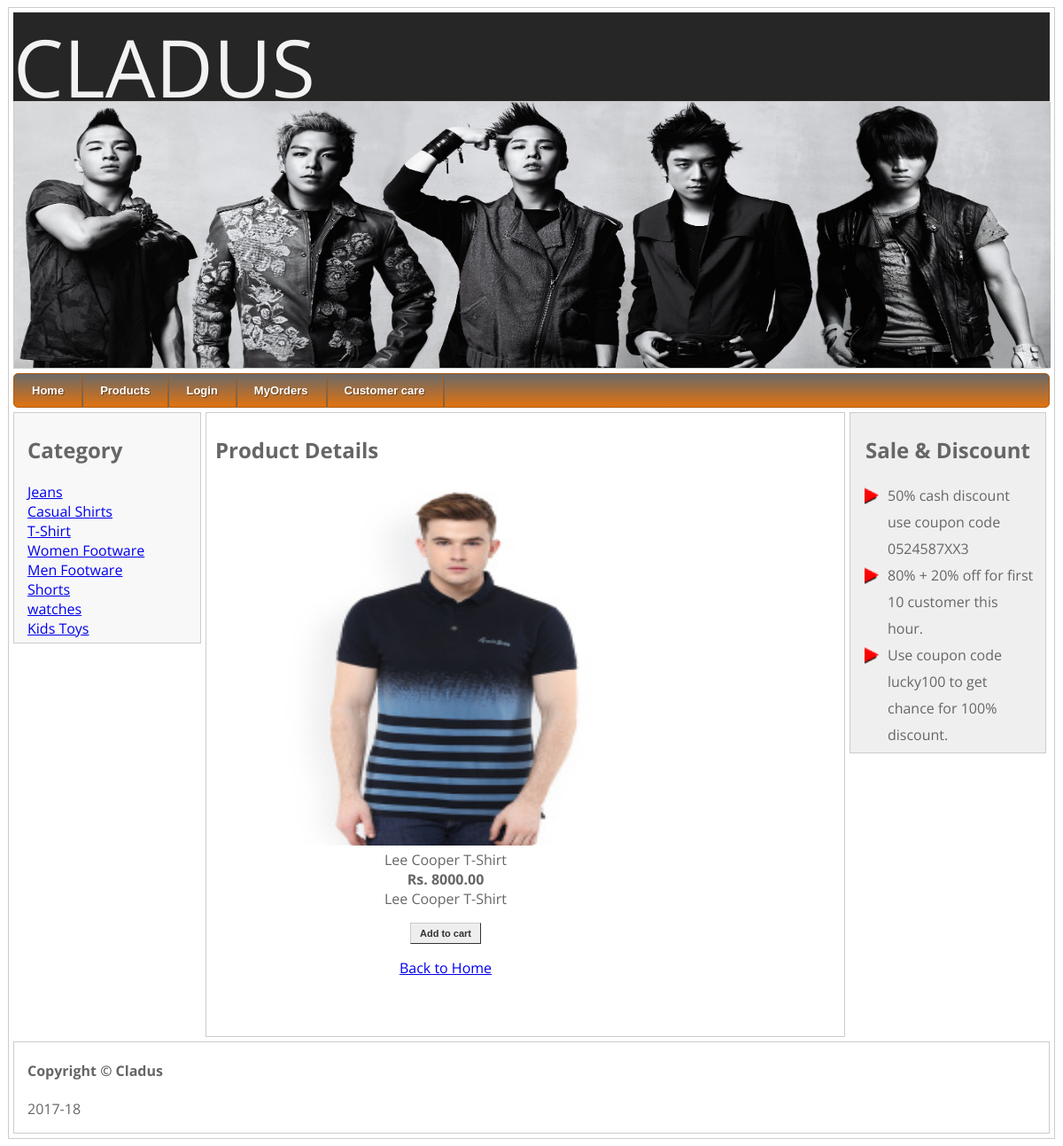
/showdetails.php?itemno=4, run on the app's committed database.
### tables this page shows
CREATE TABLE IF NOT EXISTS `category` (
  `categoryid` int(11) NOT NULL AUTO_INCREMENT,
  `categoryname` varchar(200) NOT NULL,
  PRIMARY KEY (`categoryid`)
);

CREATE TABLE IF NOT EXISTS `products` (
  `itemno` int(11) NOT NULL,
  `itemname` varchar(400) NOT NULL,
  `description` varchar(500) NOT NULL,
  `price` int(11) NOT NULL,
  `qty` int(11) NOT NULL,
  `category` varchar(200) NOT NULL,
  `image` varchar(300) NOT NULL,
  PRIMARY KEY (`itemno`)
);

### showdetails.php (the view, shortened to what this page needs)
<?php
	require_once("master_header.php");
	?>
		<h2>Product Details </h2>
<?php
	if(isset($_GET["itemno"]))
	{
	$itemno=$_GET["itemno"];
	$q="select * from products where itemno='".$itemno."'";
	$r=mysql_query($q);
				while($f=mysql_fetch_array($r))
				{
					echo "<div id='items' style='height:600px; width:500px; border:0; margin:5px;padding:5px; position:relative; float:left; text-align:center;'>";
					$itemno = $f["itemno"];
					echo "&nbsp;&nbsp;&nbsp;&nbsp;&nbsp;<a href='showdetails.php?itemno=$itemno'><img src='uploadedfiles\\$f[image]' height=400 width=400></a>";
					echo "<br>".$f["itemname"]."<br><b><div id='container' class = 'rupee'><span>Rs.</span> ".$f["price"].".00</div></b>";
					echo $f["description"]."<br><br>";
					echo "<a class ='button' href='addtocart.php?itemno=$itemno'>Add to cart </a>";
					echo "<br><br><a href ='index.php'>Back to Home</a>";
					echo "</div>";
	}
	}
?>
	<?php
	require_once("master_footer.php");
	?>

### master_header.php (shortened to what this page needs)
<!DOCTYPE HTML PUBLIC "-//W3C//DTD HTML 4.0 Transitional//EN">
<HTML>
<HEAD>
<link rel="stylesheet" type="text/css" href="styles.css">
<link rel="stylesheet" type="text/css" href="menu_assets\styles.css">
	<link rel="stylesheet" type="text/css" href="engine1/style.css" media="screen" />
</HEAD>
<BODY>
<div id="pagewrap">
     <div class="header_wrapper">
                <div class="logo">
                    <span>CLADUS</span>
                </div>
                <div class="tagline">
                    <span>where fashion lies</span>
                </div>
        </div>
	<header>
		 <IMG SRC="img/img1.jpg" WIDTH="1170" HEIGHT="300" BORDER=0 ALT="">
	</header>
	<div id="menu">
	<div id='cssmenu'>
		<ul>
		   <li>
		   <?php
		   if(isset($_SESSION["utype"]))
		   {
			   if($_SESSION["utype"]=='U')
			   {
			   ?>
			 <a href="index.php"><span><?php echo $_SESSION["cname"];?>'s Home</span></a>
				   <?php
			   }
			   else if($_SESSION["utype"]=='A')
			   {
				?>
			 <a href="adminhome.php"><span>Admin Home</span></a>
				   <?php
			   }
		   }
		   else
		   {
			?>
		    <a href="index.php"><span>Home</span></a>
				<?php
		   }
			?>
		   </li>
		   <li><a href="index.php"><span>Products</span></a></li>
		   <li>
		   <?php
		   if(isset($_SESSION["uname"]))
		   {
			   ?>
			<a href="logout.php"><span>Logout</span>
				   <?php
		   }
		   else
		   {
			?>
		   <a href="login.php"><span>Login</span>
				<?php
		   }
			?>
		   </a></li>
		   <li><a href="cart.php"><span>MyOrders</span></a></li>
		     <li class='has_sub'><a href="customarcare.php"><span>Customer care</span></a>
			 </li>
		</ul>
		</div>
	</div>
	<section id="content">
		<h2>Category </h2>
		<?php
		$q="select * from category";
				$r=mysql_query($q);
				while($f=mysql_fetch_array($r))
				{
				$categoryname= $f["categoryname"];
				echo "<a href='index.php?categoryname=".$categoryname."'>".$categoryname."</a><br>";
				}
				?>
	</section>
	<section id="middle">

### styles.css (style rules this page uses)
.header_wrapper { background-color: #262626; height: 100px; margin: auto; }
.logo { color: #f2f2f2; font-size: 90; }
.tagline { font-size: 12; color: #f2f2f2; text-transform: lowercase; padding-top: 65; font-family: cursive; }
body { font-family: 'Open Sans', sans-serif; color: #666; }
ul { list-style-type: none; padding: 0; margin: 0; }
#pagewrap { padding: 5px; width: 1170px; margin: 5px auto; }
header { height: 300px; padding: 0 0 0 0; background-image:url("img//header.jpg"); background-size:cover; }
#menu { margin:0 0 5px 0; }
#content { width: 180px; float: left; padding: 5px 15px; }
#middle { width: 700px; float: left; padding: 5px 10px; margin: 0px 5px 5px 5px; }
#content { background: #f8f8f8; }
header, #content, #middle, #sidebar { margin-bottom: 5px; }
#pagewrap, header, #content, #middle, #sidebar, footer { border: solid 1px #ccc; }
.button { font: bold 11px Arial; text-decoration: none; background-color: #EEEEEE; color: #333333; padding: 5px 10px 5px 10px; border-top: 1px solid #CCCCCC; border-right: 1px solid #333333; border-bottom: 1px solid #333333; border-left: 1px solid #CCCCCC; }

### menu_assets/styles.css (style rules this page uses)
#cssmenu { height:37px; display:block; padding:0; margin: 0 auto; border:1px solid; border-radius:5px; }
#cssmenu > ul { list-style:inside none; padding:0; margin:0; }
#cssmenu > ul > li { list-style:inside none; padding:0; margin:0; float:left; display:block; position:relative; }
#cssmenu > ul > li > a { outline:none; display:block; position:relative; padding:12px 20px; font:bold 13px/100% Arial, Helvetica, sans-serif; text-align:center; text-decoration:none; text-shadow:1px 1px 0 rgba(0,0,0, 0.4); }
#cssmenu > ul > li:first-child > a { border-radius:5px 0 0 5px; }
#cssmenu > ul > li > a:after { content:''; position:absolute; border-right:1px solid; top:-1px; bottom:-1px; right:-2px; z-index:99; }
#cssmenu, #cssmenu > ul > li > ul > li a:hover { background:#696969; background:-moz-linear-gradient(top, #696969 0%, #e17310 100%); background:-webkit-gradient(linear, left top, left bottom, color-stop(0%,#696969), color-stop(100%,#e17310)); background:-webkit-linear-gradient(top, #696969 0%,#e17310 100%); background:-o-linear-gradient(top, #696969 0%,#e17310 100%); background:-ms-linear-gradient(top, #696969 0%,#e17310 100%); background:linear-gradient(top, #696969 0%,#e17310 100%); filter:progid:DXImageTransform.Microsoft.gradient(startColorstr='#696969', endColorstr='#e17310',GradientType=0); }
#cssmenu { border-color:#b05a0d; }
#cssmenu > ul > li > a { border-right:1px solid #b05a0d; color:#fff; }
#cssmenu > ul > li > a:after { border-color:#696969; }

### data on the page
category: categoryname "Jeans"
category: categoryname "Casual Shirts"
category: categoryname "T-Shirt"
category: categoryname "Women Footware"
category: categoryname "Men Footware"
category: categoryname "Shorts"
category: categoryname "watches"
category: categoryname "Kids Toys"
products: image (picture), itemname "Lee Cooper T-Shirt", price "8000", description "Lee Cooper T-Shirt"
